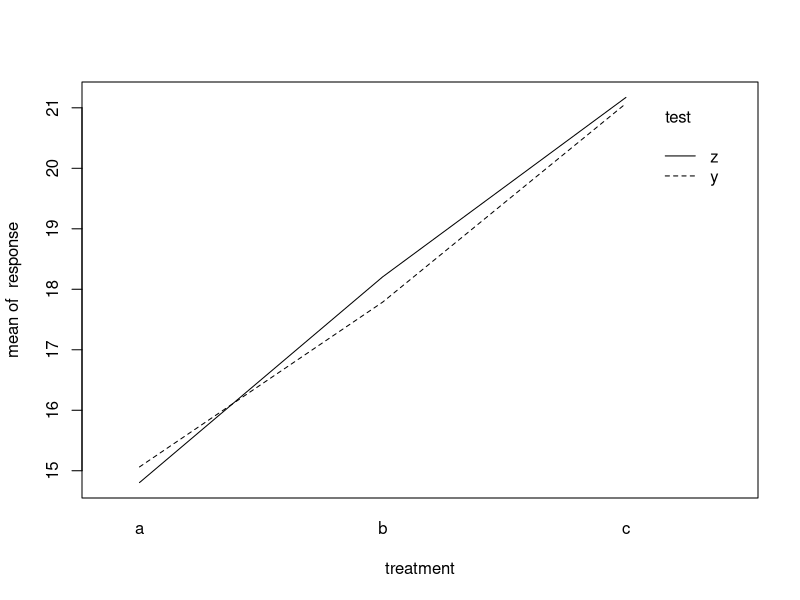

Reproduce this figure in R.
## ---- chunk 1
set.seed(88) #set seed for replicability of randomly generated data
treatment <- c(rep("a", 10), rep("b", 10), rep("c", 10)) #3 groups: independent variable
response <- round(rnorm(30, mean = 80, sd = 12), digits = 2) #a normally distributed dependent variable
#various steps to put IV and DV together in a dataset, and format it
df <- cbind(treatment, response) #IV and DV in columns
df<-data.frame(df) 
names(df)<-c("treatment", "response") #name the columns
df$treatment<-as.factor(df$treatment)
df$response<-as.numeric(df$response)
knitr::kable(head(df)) #preview first 6 rows
## ---- chunk 2
# Group Means
m1<-with(df, mean(response[treatment=="a"]))
m2<-with(df, mean(response[treatment=="b"]))
m3<-with(df, mean(response[treatment=="c"]))

# Grand Mean
GM<-(m1+m2+m3)/3

#Within Sum of Squares and Within MS
wss <- sum((df$response-GM)^2)
wms <- wss/(nrow(df)-3)

#Between MS
bms<- (with(df, length(response[treatment=="a"])) * ((m1-GM)^2) + 
      + with(df, length(response[treatment=="b"])) * (m2-GM)^2 +
      + with(df, length(response[treatment=="c"])) * (m3-GM)^2) / 3-1

#Print
cat("Within Group Variance:", round(wms, 2), "\n")
cat("Between Group Variance:", round(bms, 2))
## ---- chunk 3
aov<-aov(response~treatment, df)
s.aov<-summary(aov) 
s.aov
## ---- chunk 4
m.t.means <- model.tables(aov, "mean", se=TRUE) #means
m.t.means
## ---- chunk 5
m.t.eff <- model.tables(aov, "effects", se=TRUE) #coefficients
m.t.eff
## ---- chunk 6
tidy.summ<-broom::tidy(aov)
knitr::kable(tidy.summ)
## ---- chunk 7
sum_squares_treatment <- tidy.summ$sumsq[1]
sum_squares_residual <- tidy.summ$sumsq[2]

R_squared <- sum_squares_treatment /
            (sum_squares_treatment + sum_squares_residual)

R_squared
## ---- chunk 8
set.seed(88)
subj1<-rep(1:30)
group1<-rep("a", 30)
condition<-rep(c("y", "z"), 15)
response1<-round(rnorm(30, mean = 15, sd = 0.5), digits = 2)

subj2<-rep(31:60)
group2<-rep("b", 30)
condition<-rep(c("y", "z"), 15)
response2<-round(rnorm(30, mean = 18, sd = 0.7), digits = 2)

subj3<-rep(61:90)
group3<-rep("c", 30)
condition<-rep(c("y", "z"), 15)
response3<-round(rnorm(30, mean = 21, sd = 0.9), digits = 2)

fa_1<-cbind(subj1, group1, condition, response1)
fa_2<-cbind(subj2, group2, condition, response2)
fa_3<-cbind(subj3, group3, condition, response3)

fa<-rbind(fa_1, fa_2, fa_3)
fa.df<-as.data.frame(fa)
colnames(fa.df)<-c("subj", "treatment", "test", "response")
fa.df$response<-as.character(fa.df$response)
fa.df$response<-as.numeric(fa.df$response)
knitr::kable(head(fa.df))
## ---- chunk 9
av<-aov(response ~ treatment*test, fa.df)
tidy.summ <- broom::tidy(av)
knitr::kable(tidy.summ)
## ---- chunk 10
with(fa.df, interaction.plot(treatment, test, response))
## ---- chunk 11
ssq<-tidy.summ$sumsq

ES1<-ssq[1]/(ssq[1]+ssq[2]+ssq[3])
ES2<-ssq[2]/(ssq[1]+ssq[2]+ssq[3])
ES3<-ssq[3]/(ssq[1]+ssq[2]+ssq[3])

cat("eta-squared of treatment:", round(ES1, 3), "\n")
cat("eta-squared of test:", round(ES2, 3), "\n")
cat("eta-squared of interaction:", round(ES3, 3), "\n")
## ---- chunk 12
set.seed(88)
subj.r<-rep(1:30,2)
subj.r<-sort(subj.r)
treatment.r<-rep(c("a", "a", "b", "b"), 15)
test.r<-rep(c("y", "z"), 15)
response.r<-sample(round(rnorm(500, mean=8, sd=6), digits=3), 60)
rd.df<-as.data.frame(cbind(subj.r, treatment.r, test.r, response.r))
rd.df$response.r<-as.numeric(as.character(rd.df$response.r))
knitr::kable(head(rd.df))
## ---- chunk 13
r.av<-aov(response.r ~ treatment.r*test.r + Error(subj.r), data = rd.df)
summ.tidy.rr<-broom::tidy(r.av)
summ.tidy.rr.eff<-subset(summ.tidy.rr, term!="Residuals")
summ.tidy.rr.res<-subset(summ.tidy.rr, term=="Residuals", select = -c(statistic, p.value))
knitr::kable(summ.tidy.rr)
## ---- chunk 14
knitr::kable(summ.tidy.rr.eff)
## ---- chunk 15
knitr::kable(summ.tidy.rr.res)
## ---- chunk 16
p.eta.test <- summ.tidy.rr.eff$sumsq[2]/(summ.tidy.rr.eff$sumsq[2]+summ.tidy.rr.res$sumsq[2])
cat("Partial eta-squared (test):", round(p.eta.test, 2))
## ---- chunk 17
eta.test<-summ.tidy.rr.eff$sumsq[2]/(summ.tidy.rr.eff$sumsq[2]+summ.tidy.rr.res$sumsq[2]+summ.tidy.rr.res$sumsq[1])
cat("eta-squared (test):", round(eta.test, 2))
